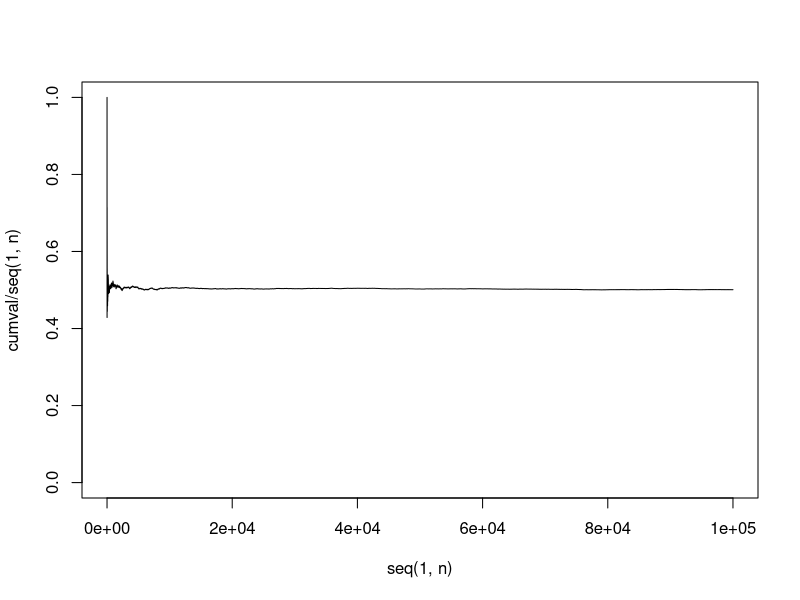
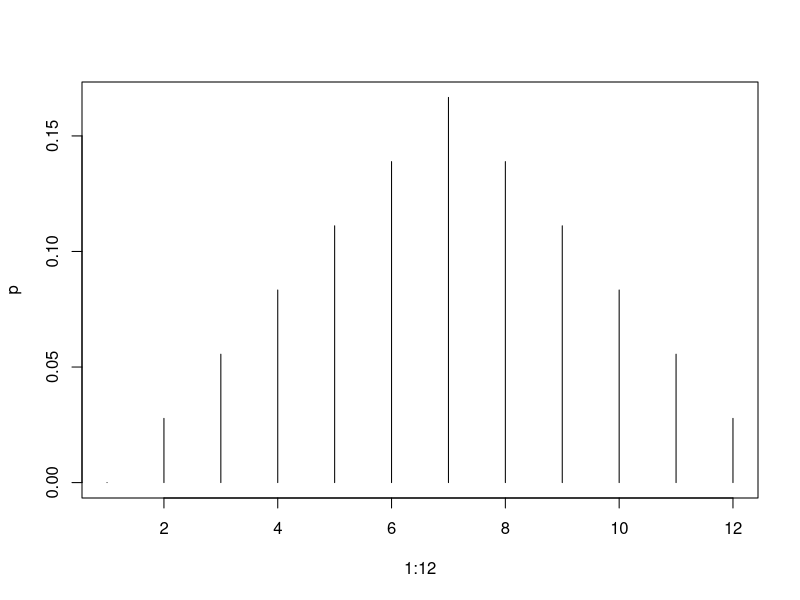
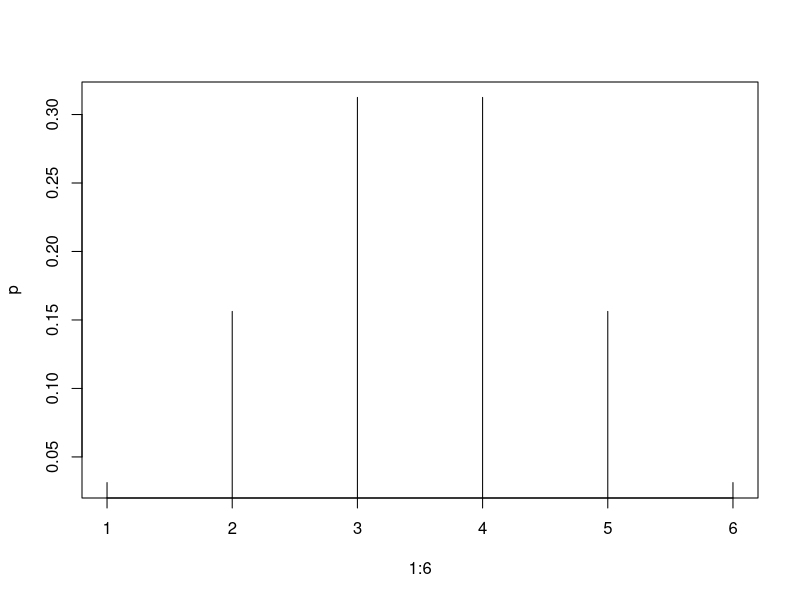
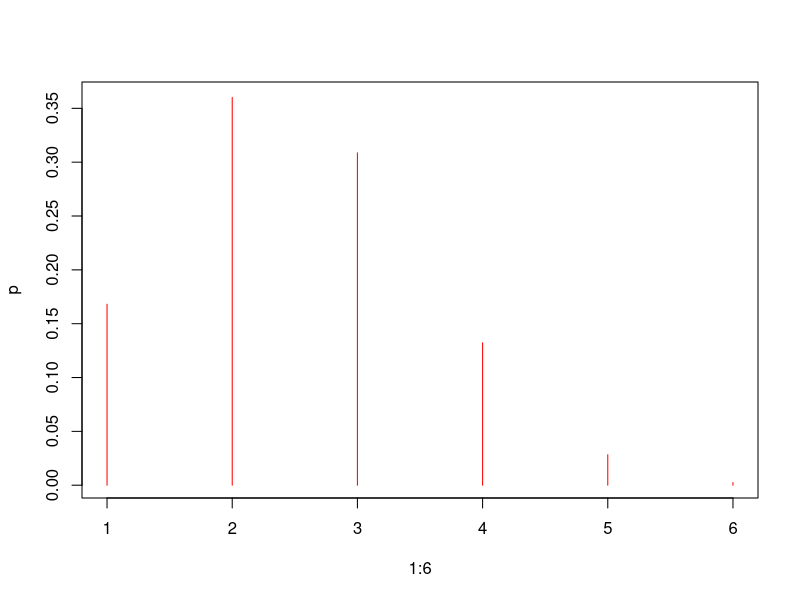
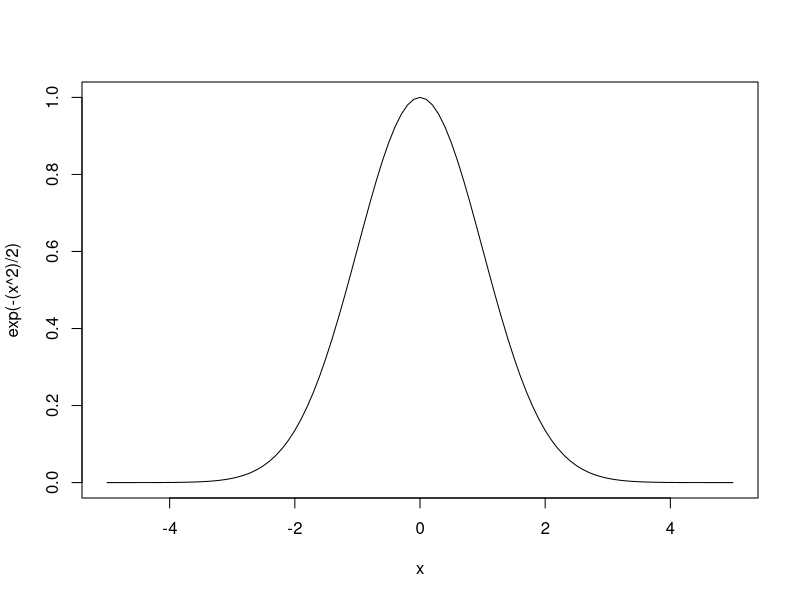
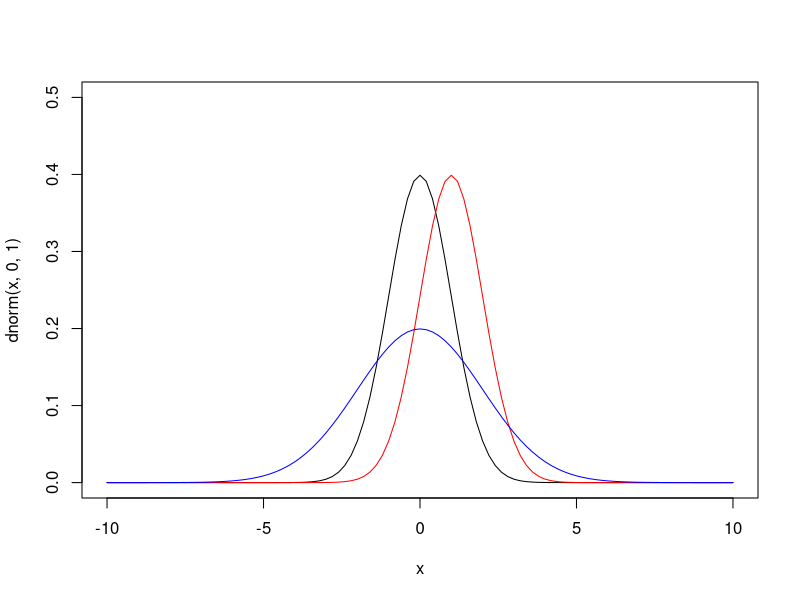
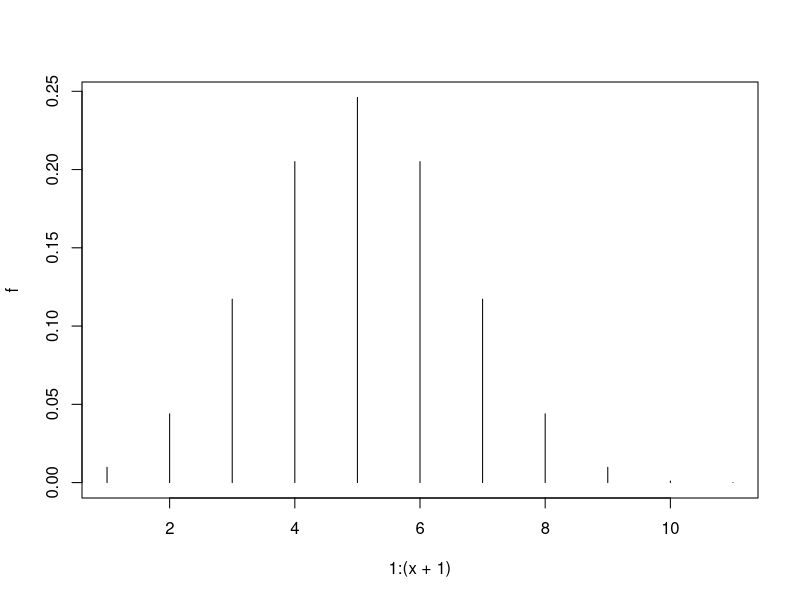
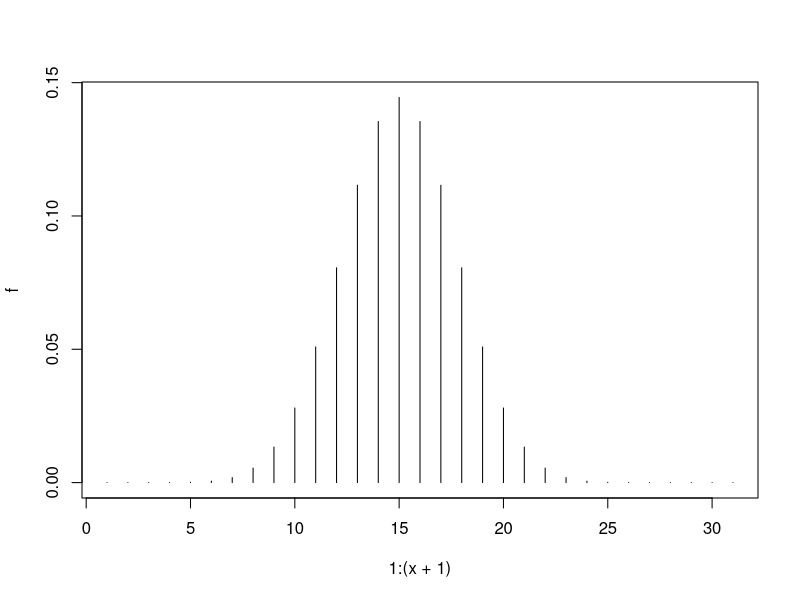

The R script that drew these images, in order:
## ---- chunk 1
# コイントスの関数を作る
coin_toss <- function(x){
  coin <- c("表","裏")
  res <- c()
  for(i in 1:x){
    res[i] <- sample(coin,1)
  }
  return(res)
}
## ---- chunk 2
# "表""裏"の数を数える
val <- ifelse(coin_toss(100)=="表",1,0)
sum(val)
# 全体の数で割る
sum(val)/100
## ---- chunk 3
n <- 10^5
val <- ifelse(coin_toss(n)=="表",1,0)
sum(val)
sum(val)/n

# 確率の推移をグラフ化する
cumval <- cumsum(val)
plot(seq(1,n),cumval/seq(1,n),ylim=c(0,1),type="l")
## ---- chunk 4
# 36行×2列の行列を作る
a <- matrix(0,36,2)
# カウント変数を設定する
r <- 1
# サイコロの出目の組み合わせを総当たりで行列に格納する
for (i in 1:6){
  for (j in 1:6){
    a[r,] <- c(i,j)
    r <- r + 1
  }
}
# 出目の和をとる
b <- a[,1]+a[,2]
# 数字をカウントする
tabulate(b)
# それぞれの確率を計算する
p <- tabulate(b)/36
# プロットする
plot(1:12,p,type="h")
## ---- chunk 5
p <- c()
p[1] <- choose(5,0)/(2^5)
p[2] <- choose(5,1)/(2^5)
p[3] <- choose(5,2)/(2^5)
p[4] <- choose(5,3)/(2^5)
p[5] <- choose(5,4)/(2^5)
p[6] <- choose(5,5)/(2^5)
plot(1:6,p,type="h")
## ---- chunk 6
p <- c()
p[1] <- choose(5,0)*(0.3)^0*(1-0.3)^5
p[2] <- choose(5,1)*(0.3)^1*(1-0.3)^4
p[3] <- choose(5,2)*(0.3)^2*(1-0.3)^3
p[4] <- choose(5,3)*(0.3)^3*(1-0.3)^2
p[5] <- choose(5,4)*(0.3)^4*(1-0.3)^1
p[6] <- choose(5,5)*(0.3)^5*(1-0.3)^0
plot(1:6,p,col="red",type="h")
## ---- chunk 7
binom <- function(x,p){
    f <- c()
    for(i in 1:(x+1)){
        f[i] <- choose(x,(i-1))*(p^(i-1))*((1-p)^(x-i+1))
    }
    plot(1:(x+1),f,type="h")
}
## ---- chunk 8
curve(exp(-(x^2)/2),xlim=c(-5,5))
## ---- chunk 9
#標準正規分布
curve(dnorm(x,0,1),xlim=c(-10,10),ylim=c(0,0.5))
#平均を変えると形はどうなるか
curve(dnorm(x,1,1),xlim=c(-10,10),ylim=c(0,0.5),col="red",add=T)
#分散を変えると形はどうなるか
curve(dnorm(x,0,2),xlim=c(-10,10),ylim=c(0,0.5),col="blue",add=T)
## ---- chunk 10
#二項分布で作った関数に少し手を加える
binom <- function(x,p){
    f <- c()
    for(i in 1:(x+1)){
        f[i] <- choose(x,(i))*(p^(i))*((1-p)^(x-i))
    }
    plot(1:(x+1),f,type="h")
}
binom(10,0.5)
binom(30,0.5)
binom(100,0.5)
#正規分布のグラフと重ねて見る
curve(dnorm(x,100*0.5,sqrt(100*0.5*0.5)),add=T,col="red")
